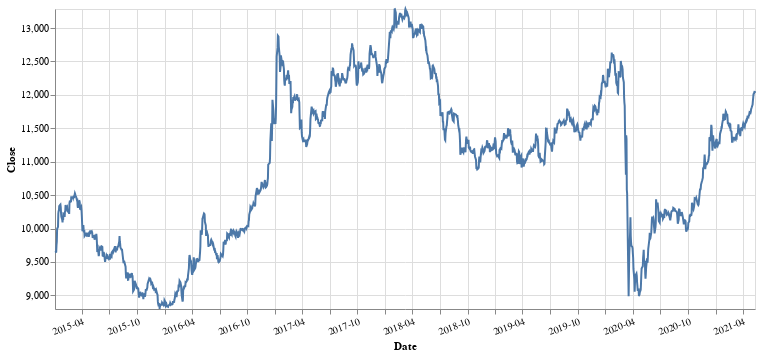

Write notebook code for a chart like this one.
### Code cell
Date = df.index
df['Date']=Date
chart = alt.Chart(df).mark_line().encode(
    x=alt.X('Date',axis=alt.Axis(format='%Y-%m',labelAngle=-20)),
    y=alt.Y('Close',scale=alt.Scale(domain=[np.min(df.Close), np.max(df.Close)])), 
).properties(width=700, height=300)
chart

### Figure 1 — Vega-Lite specification as saved in the notebook (floating-point values rounded to 4 significant figures; data arrays with more than 128 entries replaced by an {"elided": "..."} marker saying what was removed)
{"config": {"view": {"continuousWidth": 400, "continuousHeight": 300}}, "data": {"name": "data-5f206366c4c690db27895fd9c9f3020f"}, "mark": "line", "encoding": {"x": {"type": "temporal", "axis": {"format": "%Y-%m", "labelAngle": -20}, "field": "Date"}, "y": {"type": "quantitative", "field": "Close", "scale": {"domain": [8797.0, 13280.0]}}}, "height": 300, "width": 700, "$schema": "https://vega.github.io/schema/vega-lite/v4.8.1.json", "datasets": {"data-5f206366c4c690db27895fd9c9f3020f": {"elided": "1580 records"}}}
